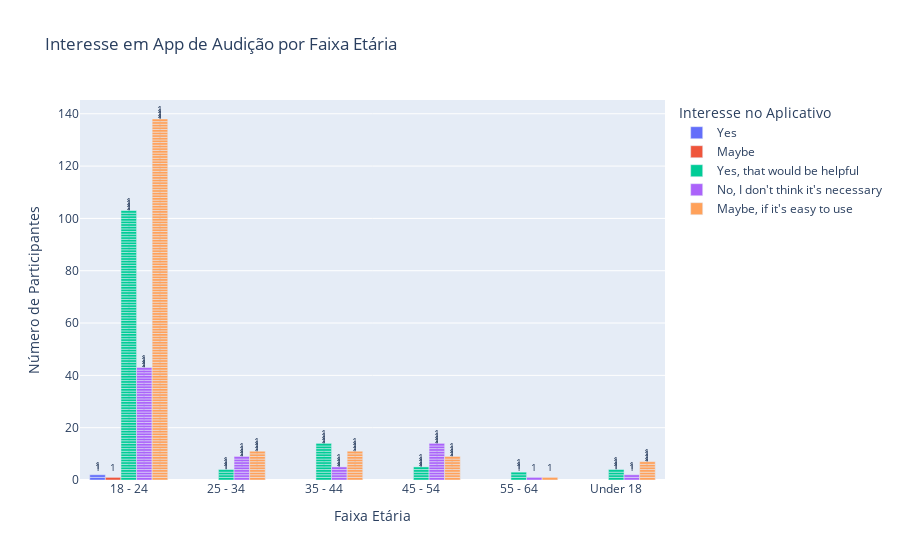

The code cell stored with this chart in its notebook:
### Code cell
# Definir a ordem desejada para as faixas etárias
age_order = sorted(df['Age_group'].unique())

# Criar o gráfico de barras agrupadas
fig = px.bar(
    df,
    x='Age_group',
    color='Interest_in_Hearing_App', # Coluna usada para agrupar e colorir as barras
    barmode='group', # <<< ESSA É A OPÇÃO QUE CRIA AS BARRAS AGRUPADAS
    title='Interesse em App de Audição por Faixa Etária',
    labels={
        'Age_group': 'Faixa Etária',
        'count': 'Número de Participantes', # O Plotly cria uma variável 'count' automaticamente
        'Interest_in_Hearing_App': 'Interesse no Aplicativo'
    },
    category_orders={'Age_group': age_order},
    text_auto=True
)

# Ajustar a posição e o tamanho do texto nas barras para evitar sobreposição
fig.update_traces(textfont_size=10, textangle=0, textposition="outside", cliponaxis=False)

### Figure 1 — Plotly figure (JSON) as saved in the notebook; plotly's stock layout.template omitted (floating-point values rounded to 4 significant figures; data arrays with more than 128 entries replaced by an {"elided": "..."} marker saying what was removed)
{"data": [{"alignmentgroup": "True", "cliponaxis": false, "hovertemplate": "Interesse no Aplicativo=Yes<br>Faixa Etária=%{x}<br>Número de Participantes=%{y}<extra></extra>", "legendgroup": "Yes", "marker": {"color": "#636efa", "pattern": {"shape": ""}}, "name": "Yes", "offsetgroup": "Yes", "orientation": "v", "showlegend": true, "textangle": 0, "textfont": {"size": 10}, "textposition": "outside", "texttemplate": "%{y}", "type": "bar", "x": ["18 - 24", "18 - 24"], "xaxis": "x", "y": [1, 1], "yaxis": "y"}, {"alignmentgroup": "True", "cliponaxis": false, "hovertemplate": "Interesse no Aplicativo=Maybe<br>Faixa Etária=%{x}<br>Número de Participantes=%{y}<extra></extra>", "legendgroup": "Maybe", "marker": {"color": "#EF553B", "pattern": {"shape": ""}}, "name": "Maybe", "offsetgroup": "Maybe", "orientation": "v", "showlegend": true, "textangle": 0, "textfont": {"size": 10}, "textposition": "outside", "texttemplate": "%{y}", "type": "bar", "x": ["18 - 24"], "xaxis": "x", "y": [1], "yaxis": "y"}, {"alignmentgroup": "True", "cliponaxis": false, "hovertemplate": "Interesse no Aplicativo=Yes, that would be helpful<br>Faixa Etária=%{x}<br>Número de Participantes=%{y}<extra></extra>", "legendgroup": "Yes, that would be helpful", "marker": {"color": "#00cc96", "pattern": {"shape": ""}}, "name": "Yes, that would be helpful", "offsetgroup": "Yes, that would be helpful", "orientation": "v", "showlegend": true, "textangle": 0, "textfont": {"size": 10}, "textposition": "outside", "texttemplate": "%{y}", "type": "bar", "x": {"elided": "133 str values"}, "xaxis": "x", "y": {"elided": "133 int values"}, "yaxis": "y"}, {"alignmentgroup": "True", "cliponaxis": false, "hovertemplate": "Interesse no Aplicativo=No, I don't think it's necessary<br>Faixa Etária=%{x}<br>Número de Participantes=%{y}<extra></extra>", "legendgroup": "No, I don't think it's necessary", "marker": {"color": "#ab63fa", "pattern": {"shape": ""}}, "name": "No, I don't think it's necessary", "offsetgroup": "No, I don't think it's necessary", "orientation": "v", "showlegend": true, "textangle": 0, "textfont": {"size": 10}, "textposition": "outside", "texttemplate": "%{y}", "type": "bar", "x": ["25 - 34", "25 - 34", "18 - 24", "25 - 34", "18 - 24", "18 - 24", "18 - 24", "18 - 24", "Under 18", "25 - 34", "18 - 24", "18 - 24", "18 - 24", "18 - 24", "18 - 24", "45 - 54", "18 - 24", "18 - 24", "18 - 24", "18 - 24", "55 - 64", "25 - 34", "18 - 24", "25 - 34", "35 - 44", "18 - 24", "18 - 24", "18 - 24", "18 - 24", "18 - 24", "35 - 44", "18 - 24", "18 - 24", "18 - 24", "18 - 24", "45 - 54", "35 - 44", "35 - 44", "18 - 24", "45 - 54", "18 - 24", "18 - 24", "18 - 24", "18 - 24", "18 - 24", "18 - 24", "45 - 54", "18 - 24", "35 - 44", "18 - 24", "Under 18", "18 - 24", "45 - 54", "18 - 24", "18 - 24", "25 - 34", "18 - 24", "45 - 54", "18 - 24", "25 - 34", "25 - 34", "45 - 54", "45 - 54", "45 - 54", "18 - 24", "18 - 24", "45 - 54", "45 - 54", "45 - 54", "18 - 24", "18 - 24", "18 - 24", "45 - 54", "45 - 54"], "xaxis": "x", "y": [1, 1, 1, 1, 1, 1, 1, 1, 1, 1, 1, 1, 1, 1, 1, 1, 1, 1, 1, 1, 1, 1, 1, 1, 1, 1, 1, 1, 1, 1, 1, 1, 1, 1, 1, 1, 1, 1, 1, 1, 1, 1, 1, 1, 1, 1, 1, 1, 1, 1, 1, 1, 1, 1, 1, 1, 1, 1, 1, 1, 1, 1, 1, 1, 1, 1, 1, 1, 1, 1, 1, 1, 1, 1], "yaxis": "y"}, {"alignmentgroup": "True", "cliponaxis": false, "hovertemplate": "Interesse no Aplicativo=Maybe, if it's easy to use<br>Faixa Etária=%{x}<br>Número de Participantes=%{y}<extra></extra>", "legendgroup": "Maybe, if it's easy to use", "marker": {"color": "#FFA15A", "pattern": {"shape": ""}}, "name": "Maybe, if it's easy to use", "offsetgroup": "Maybe, if it's easy to use", "orientation": "v", "showlegend": true, "textangle": 0, "textfont": {"size": 10}, "textposition": "outside", "texttemplate": "%{y}", "type": "bar", "x": {"elided": "177 str values"}, "xaxis": "x", "y": {"elided": "177 int values"}, "yaxis": "y"}], "layout": {"barmode": "group", "legend": {"title": {"text": "Interesse no Aplicativo"}, "tracegroupgap": 0}, "title": {"text": "Interesse em App de Audição por Faixa Etária"}, "xaxis": {"anchor": "y", "categoryarray": ["18 - 24", "25 - 34", "35 - 44", "45 - 54", "55 - 64", "Under 18"], "categoryorder": "array", "domain": [0, 1], "title": {"text": "Faixa Etária"}}, "yaxis": {"anchor": "x", "domain": [0, 1], "title": {"text": "Número de Participantes"}}}}
